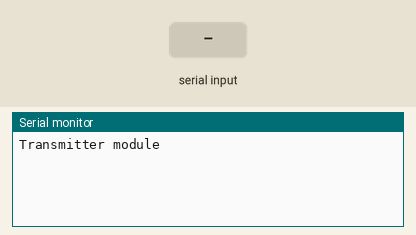
Bench run of a sketch on a simulated Arduino Uno, built with avr-gcc and run on an emulated ATmega328P. Parts: the last lines printed to the serial monitor. Inputs (shaded band) come from the test bench. No radio packets arrive unless stated.

Above: at 1.2 s.
1.3 s: "1\n" received over Serial
At 2.5 s:
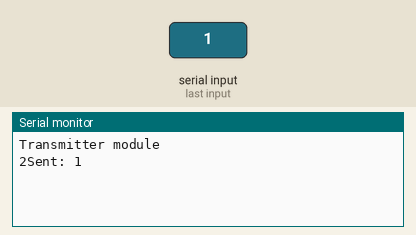
2.8 s: byte 10 ('\n') received over Serial
At 3.6 s:
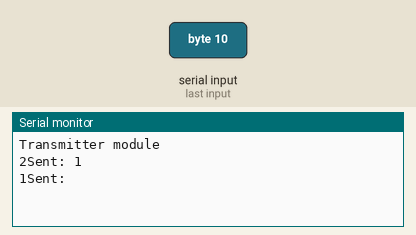
4.3 s: "0\n" received over Serial
At 4.8 s:
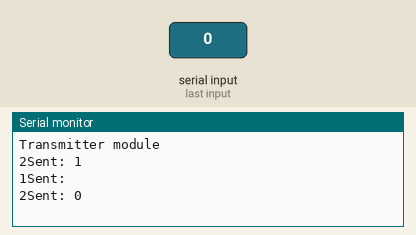

Measured:
- after the input at 1.3 s, the serial monitor: prints a new line at once (image 1)
- after the input at 2.8 s, the serial monitor: prints a new line at once (image 2)
- after the input at 4.3 s, the serial monitor: prints a new line at once (image 3)

The sketch:

rf_serial_tx.ino
```cpp
#include "VirtualWire.h"

int tx_pin = 2;
String input = "";
bool stringComplete = false;

void setup(){
  input.reserve(200);
  vw_set_tx_pin(tx_pin);
  vw_setup(2000);
  Serial.begin(9600);
  Serial.println("Transmitter module");
}

void loop(){

    if(stringComplete){
      char msg[input.length()];
      input.toCharArray(msg, input.length());
      Serial.print(sizeof(msg));
      vw_send((uint8_t *)msg, sizeof(msg));
      vw_wait_tx();
      Serial.print("Sent: ");
      Serial.print(msg);
      Serial.println();
      input = "";
      stringComplete = false;
    }
}

void serialEvent() {
  while (Serial.available()) {
    // get the new byte:
    char inChar = (char)Serial.read();
    // add it to the inputString:
    input += inChar;
    // if the incoming character is a newline, set a flag
    // so the main loop can do something about it:
    if (inChar == '\n' || inChar == '/n') {
      stringComplete = true;
    }
  }
}
```
